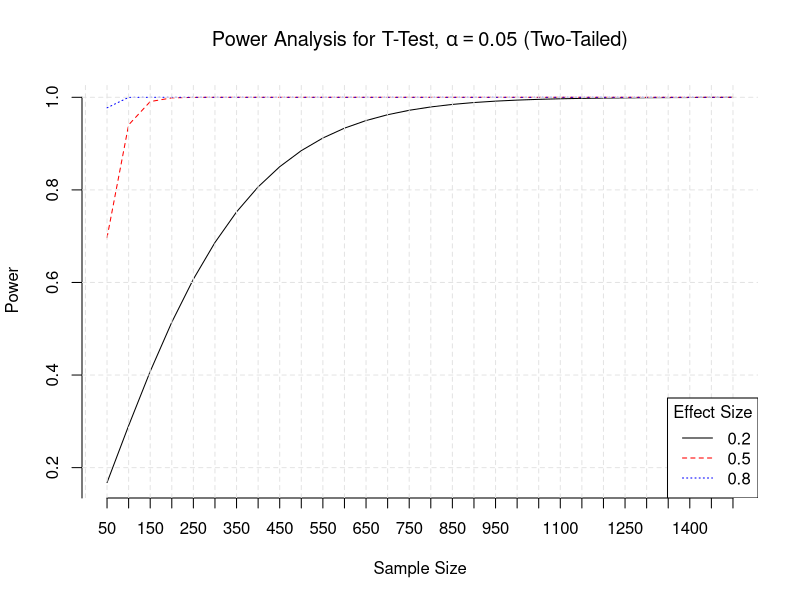
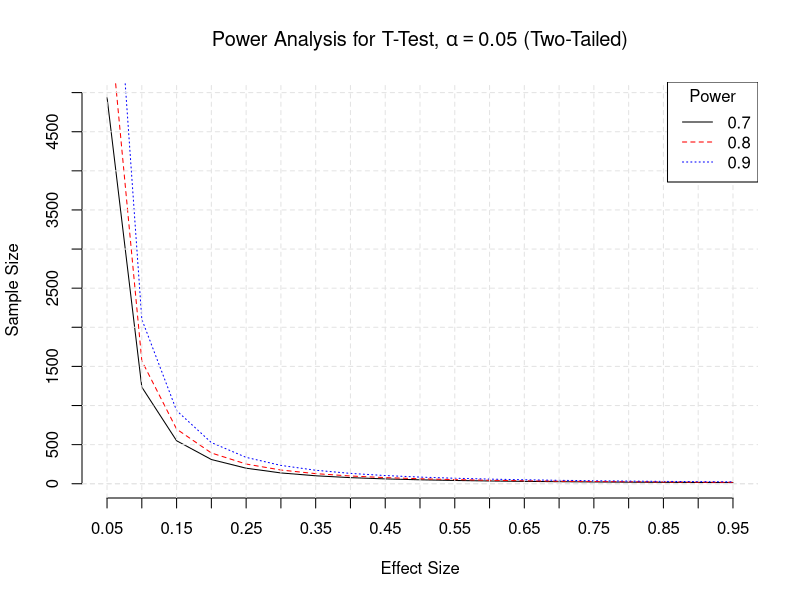
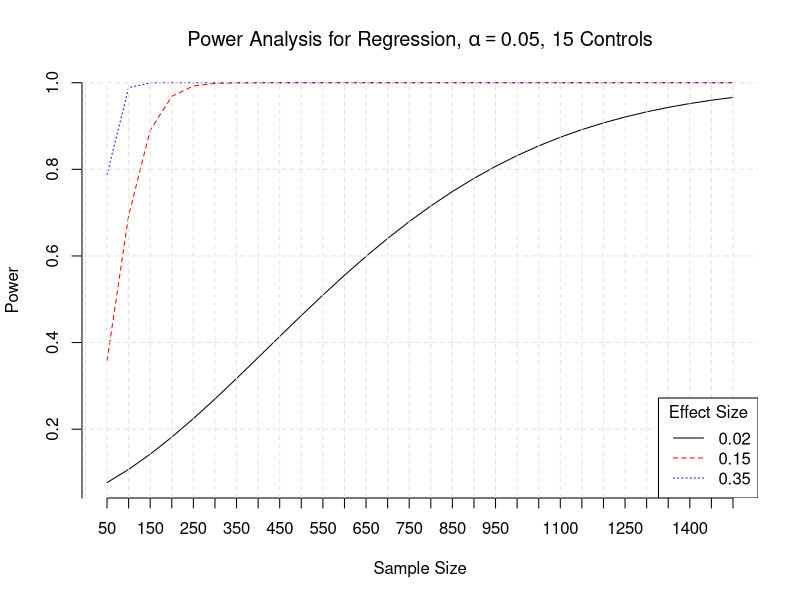
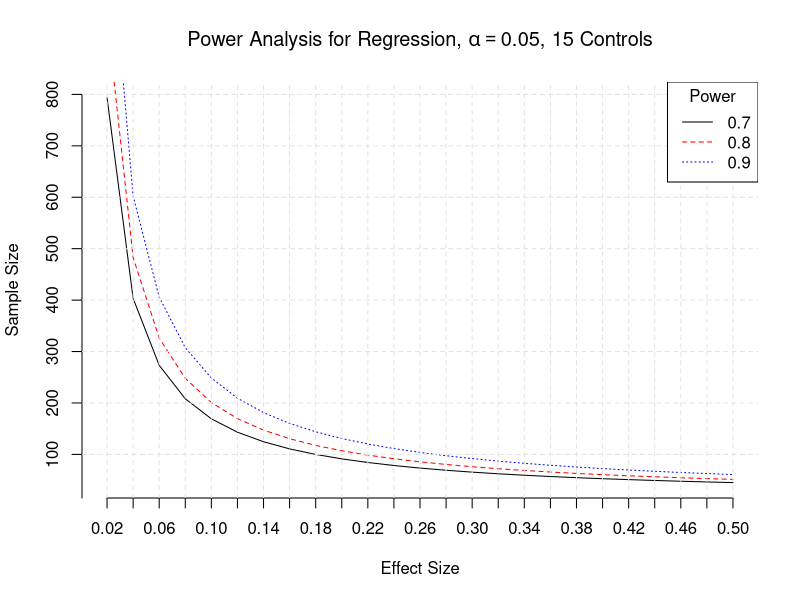

Reproduce these figures in R, in order.
### Power analysis for IES Assessment Studies
### Compute in two ways: simple t-test and multiple regression.
### Output should be graphics showing three lines (three different effect sizes).
### One graphic will be power vs. sample size
### Another graphic will be sample size vs. effect size

library(pwr)

### Set some constants.
### Sample size will be on horizontal axis, will range from 10 to 2000 in plots.
ssize <- seq(50,1500,50)
### Set alpha level to 0.05. This means there is 5% chance of comitting a Type I error (rejecting the null when in fact the null is true)
alpha <- 0.05
### Set three effect sizes: small, medium, and large
effsize <- c(0.2, 0.5, 0.8)
### Let power be revealed on the vertical axis. Power, or beta, is 1 minus the probability of making a Type II error (failing to reject the null when in fact it is false)

## T-tests
## Power vs sample size
plot(ssize,pwr.t.test(n=ssize,d=effsize[1],sig.level=alpha)$power, type="l", xlab="Sample Size", ylab="Power",axes=F,main=expression(paste("Power Analysis for T-Test, ", alpha==0.05, " (Two-Tailed)")))
lines(ssize, pwr.t.test(n=ssize,d=effsize[2],sig.level=alpha)$power, lty=2, col="red")
lines(ssize, pwr.t.test(n=ssize,d=effsize[3],sig.level=alpha)$power, lty=3, col="blue")
axis(side=1, at=seq(50,1500,50))
axis(side=2, at=seq(0,1,.2))
abline(v=0, h=seq(0,1,.2), lty=2, col="grey89")
abline(v=seq(50,1500,50), h=0, lty=2, col="grey89")
legend("bottomright", title="Effect Size", as.character(effsize), lty=1:3, col=c("black", "red", "blue"))

### Sample size vs. Effect Size
effsize <- seq(.05, .95, .05)
pwr <- c(0.7, 0.8, 0.9)
plot(effsize, sapply(effsize, function(x) pwr.t.test(d=x,sig.level=alpha, power=pwr[1])$n), type="l", xlab="Effect Size", ylab="Sample Size",axes=F)
title(expression(paste("Power Analysis for T-Test, ", alpha==0.05, " (Two-Tailed)")))
lines(effsize, sapply(effsize, function(x) pwr.t.test(d=x,sig.level=alpha, power=pwr[2])$n), lty=2, col="red")
lines(effsize, sapply(effsize, function(x) pwr.t.test(d=x,sig.level=alpha, power=pwr[3])$n), lty=3, col="blue")
axis(side=1, at=effsize)
axis(2, at=seq(0, 5000, 500))
abline(v=0, h=seq(0, 5000, 500), lty=2, col="grey89")
abline(v=effsize, h=0, lty=2, col="grey89")
legend("topright", title="Power", as.character(pwr), lty=1:3, col=c("black", "red", "blue"))


## Multiple Regression
### Need more assumptions for multiple regression (u)
ssize <- seq(50,1500,50)
alpha <- 0.05
effsize <- c(0.02, 0.15, 0.35) #different values here for multiple regression
## u is equal to the number of continuous predictors plus the number of dummy variables minus one.
## Here assume that we have 8 continuous vars and 8 dummy vars, so 16 total -1 = 15
u <- 15
## v will be our denominator degrees of freedom. so u+v+1 is our sample size
## Power vs sample size
plot(ssize,pwr.f2.test(u=u,v=ssize, f2=effsize[1],sig.level=alpha)$power, type="l", xlab="Sample Size", ylab="Power",axes=F,main=expression(paste("Power Analysis for Regression, ", alpha==0.05, ", 15 Controls")))
lines(ssize, pwr.f2.test(u=u,v=ssize, f2=effsize[2],sig.level=alpha)$power, lty=2, col="red")
lines(ssize, pwr.f2.test(u=u,v=ssize, f2=effsize[3],sig.level=alpha)$power, lty=3, col="blue")
axis(side=1, at=seq(50,1500,50))
axis(side=2, at=seq(0,1,.2))
abline(v=0, h=seq(0,1,.2), lty=2, col="grey89")
abline(v=seq(50,1500,50), h=0, lty=2, col="grey89")
legend("bottomright", title="Effect Size", as.character(effsize), lty=1:3, col=c("black", "red", "blue"))


### Sample size vs. Effect Size
effsize <- seq(.02, .5, .02)
pwr <- c(0.7, 0.8, 0.9)
u <-15
plot(effsize, sapply(effsize, function(x) pwr.f2.test(u=u, f2=x,sig.level=alpha, power=pwr[1])$v)+u+1, type="l", xlab="Effect Size", ylab="Sample Size",axes=F, main=expression(paste("Power Analysis for Regression, ", alpha==0.05, ", 15 Controls")))
lines(effsize, sapply(effsize, function(x) pwr.f2.test(u=u, f2=x,sig.level=alpha, power=pwr[2])$v)+u+1, lty=2, col="red")
lines(effsize, sapply(effsize, function(x) pwr.f2.test(u=u, f2=x,sig.level=alpha, power=pwr[3])$v)+u+1, lty=3, col="blue")
axis(side=1, at=effsize)
axis(2, at=seq(0, 800, 100))
abline(v=0, h=seq(0, 800, 100), lty=2, col="grey89")
abline(v=effsize, h=0, lty=2, col="grey89")
legend("topright", title="Power", as.character(pwr), lty=1:3, col=c("black", "red", "blue"))
